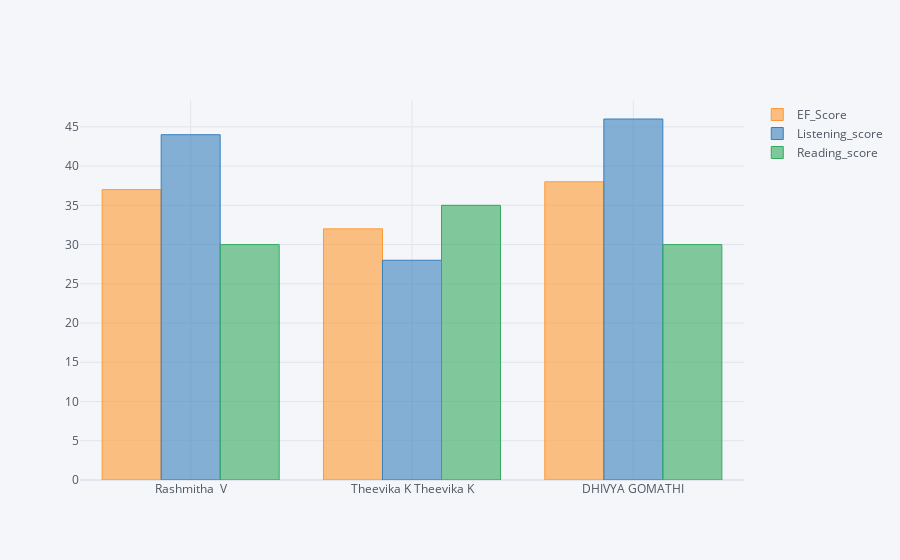

Notebook code for this chart:
### Code cell
a2 = df[df["CEFR_level"]=="A2"]
a2[["EF_Score","Listening_score","Reading_score"]].iplot(kind='bar')

### Figure 1 — Plotly figure (JSON) as saved in the notebook; plotly's stock layout.template omitted (floating-point values rounded to 4 significant figures)
{"data": [{"marker": {"color": "rgba(255, 153, 51, 0.6)", "line": {"color": "rgba(255, 153, 51, 1.0)", "width": 1}}, "name": "EF_Score", "orientation": "v", "text": "", "type": "bar", "x": ["Rashmitha  V", "Theevika K Theevika K", "DHIVYA GOMATHI"], "y": [37, 32, 38]}, {"marker": {"color": "rgba(55, 128, 191, 0.6)", "line": {"color": "rgba(55, 128, 191, 1.0)", "width": 1}}, "name": "Listening_score", "orientation": "v", "text": "", "type": "bar", "x": ["Rashmitha  V", "Theevika K Theevika K", "DHIVYA GOMATHI"], "y": [44, 28, 46]}, {"marker": {"color": "rgba(50, 171, 96, 0.6)", "line": {"color": "rgba(50, 171, 96, 1.0)", "width": 1}}, "name": "Reading_score", "orientation": "v", "text": "", "type": "bar", "x": ["Rashmitha  V", "Theevika K Theevika K", "DHIVYA GOMATHI"], "y": [30, 35, 30]}], "layout": {"autosize": true, "legend": {"bgcolor": "#F5F6F9", "font": {"color": "#4D5663"}}, "paper_bgcolor": "#F5F6F9", "plot_bgcolor": "#F5F6F9", "title": {"font": {"color": "#4D5663"}}, "xaxis": {"autorange": true, "gridcolor": "#E1E5ED", "range": [-0.5, 2.5], "showgrid": true, "tickfont": {"color": "#4D5663"}, "title": {"font": {"color": "#4D5663"}, "text": ""}, "type": "category", "zerolinecolor": "#E1E5ED"}, "yaxis": {"autorange": true, "gridcolor": "#E1E5ED", "range": [0, 48.42], "showgrid": true, "tickfont": {"color": "#4D5663"}, "title": {"font": {"color": "#4D5663"}, "text": ""}, "type": "linear", "zerolinecolor": "#E1E5ED"}}}
